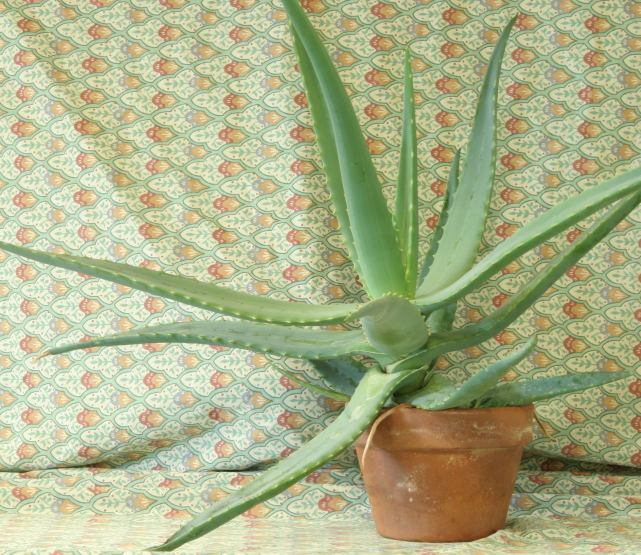
//> input picture data/aloeL.jpg, 1282 x 1110 px (shown at 1/2 size)
$ ./main   (built with g++ and OpenCV 4)
//> lines starting //> are read from the running program, lines starting //| are printed output that depends on the picture
/*
Author: domi-lab

Function:
- Create black image
- Draw basic shapes and text
- Display image on screen
*/

#include <opencv2/opencv.hpp>
#include <iostream>

using namespace cv;
using namespace std;

int main(int argc, char **argv)
{
    Scalar green = cv::Scalar(23, 187, 76);
    Scalar red = cv::Scalar(0, 0, 230);
    Scalar amber = cv::Scalar(0, 120, 255);
    Scalar black = cv::Scalar(0, 0, 0);

    cv::Mat image = cv::imread("../../data/aloeL.jpg");
//> image is the input picture: 1110 rows x 1282 cols, CV_8UC3; mean B, G, R 136.6, 177.2, 171.2
    resize(image, image, Size(1280, 720));
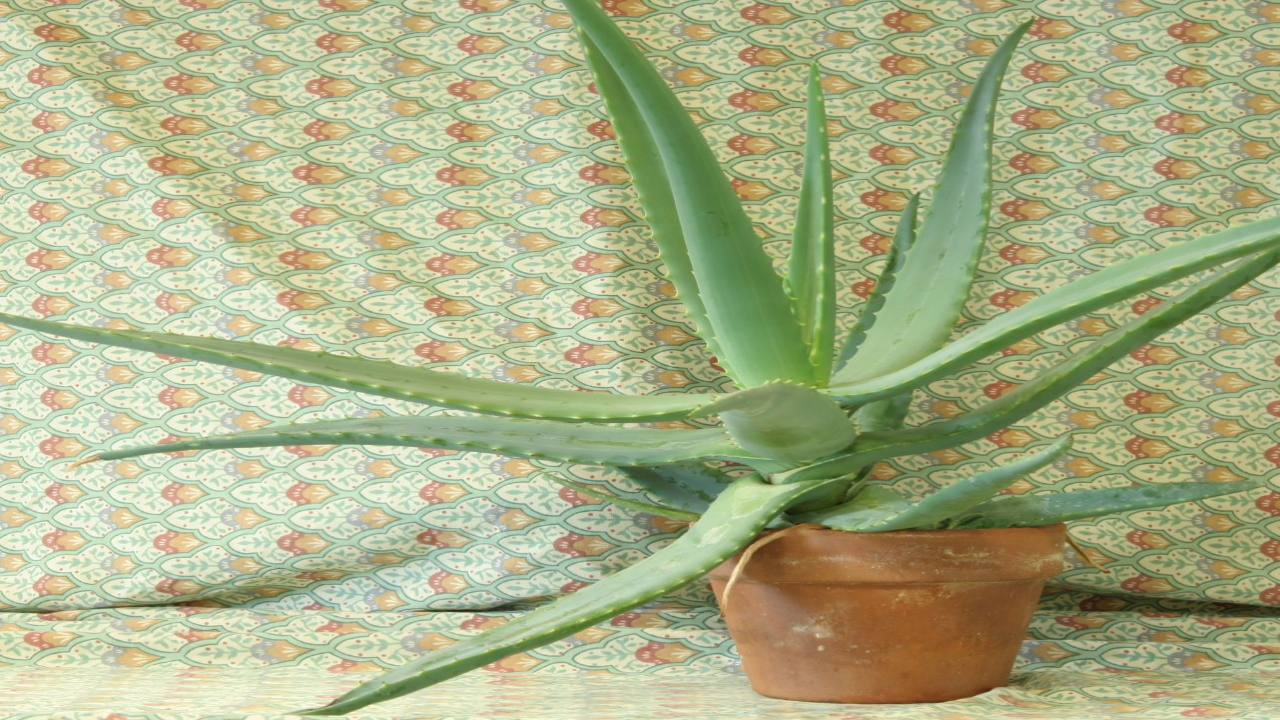
//> image: 720 rows x 1280 cols, CV_8UC3; mean B, G, R 136.5, 177.1, 171.1

    if (image.empty()) // Check for failure
    {
        cout << "Could not create image" << endl;
        cin.get(); //wait for any key press
        return -1;
    }

    Mat overlay = image.clone();

    // draw red line connecting two points: (100;100) and (200;100), thickness is 3
    cv::line(overlay, cv::Point(100, 100), cv::Point(200, 100), red, 3);
    cv::line(overlay, cv::Point(100, 250), cv::Point(200, 250), amber, 3);
    cv::line(overlay, cv::Point(100, 400), cv::Point(200, 400), green, 3);

    // draw red circle, which has center at Point(300;100) and radius is 50, thickness is 3
    cv::circle(overlay, cv::Point(300, 100), 50, red, 3);
    cv::circle(overlay, cv::Point(300, 250), 50, amber, 3);
    cv::circle(overlay, cv::Point(300, 400), 50, green, 3);

    // draw red circle, which has center at Point(450;100) and radius is 50, thickness is -1
    cv::circle(overlay, cv::Point(450, 100), 50, red, -1);
    cv::circle(overlay, cv::Point(450, 250), 50, amber, -1);
    cv::circle(overlay, cv::Point(450, 400), 50, green, -1);

    // draw red rectangular, which starts at Point(550,50) and dimension 200 x 100px
    cv::rectangle(overlay, cv::Rect(550, 50, 200, 100), red, 3);
    cv::rectangle(overlay, cv::Rect(550, 200, 200, 100), amber, 3);
    cv::rectangle(overlay, cv::Rect(550, 350, 200, 100), green, 3);

    // draw red rectangular, which starts at Point(800,50) and dimension 200 x 100px, thickness is -1
    cv::rectangle(overlay, cv::Rect(800, 50, 200, 100), red, -1);
    cv::rectangle(overlay, cv::Rect(800, 200, 200, 100), amber, -1);
    cv::rectangle(overlay, cv::Rect(800, 350, 200, 100), green, -1);

    double angle = 90;
    double startAngle = 90;
    double endAngle = 270;

    // draw elip, which has center at Point(1100;100), small axis is 50 and large axis is 80, thickness is 3
    cv::ellipse(overlay, cv::Point(1100, 100), cv::Size(25, 40), angle, startAngle, endAngle, red, 3);
    cv::ellipse(overlay, cv::Point(1100, 250), cv::Size(25, 40), angle, startAngle, endAngle, amber, 3);
    cv::ellipse(overlay, cv::Point(1100, 400), cv::Size(25, 40), angle, startAngle, endAngle, green, 3);

    // draw elip, which has center at Point(1100;100), small axis is 50 and large axis is 80, thickness is -1
    cv::ellipse(overlay, cv::Point(1200, 100), cv::Size(25, 40), angle, startAngle, endAngle, red, -1);
    cv::ellipse(overlay, cv::Point(1200, 250), cv::Size(25, 40), angle, startAngle, endAngle, amber, -1);
    cv::ellipse(overlay, cv::Point(1200, 400), cv::Size(25, 40), angle, startAngle, endAngle, green, -1);

    // draw text on image
    cv::putText(overlay, "FONT_HERSHEY_PLAIN", cv::Point(50, 500), cv::FONT_HERSHEY_PLAIN, 1, red, 2);
    cv::putText(overlay, "FONT_HERSHEY_PLAIN", cv::Point(50, 550), cv::FONT_HERSHEY_PLAIN, 1, amber, 2);
    cv::putText(overlay, "FONT_HERSHEY_PLAIN", cv::Point(50, 600), cv::FONT_HERSHEY_PLAIN, 1, green, 2);

    cv::putText(overlay, "FONT_HERSHEY_SIMPLEX", cv::Point(250, 500), cv::FONT_HERSHEY_SIMPLEX, 1, red, 2);
    cv::putText(overlay, "FONT_HERSHEY_SIMPLEX", cv::Point(250, 550), cv::FONT_HERSHEY_SIMPLEX, 1, amber, 2);
    cv::putText(overlay, "FONT_HERSHEY_SIMPLEX", cv::Point(250, 600), cv::FONT_HERSHEY_SIMPLEX, 1, green, 2);

    cv::putText(overlay, "FONT_ITALIC", cv::Point(700, 500), cv::FONT_ITALIC, 1, red, 2);
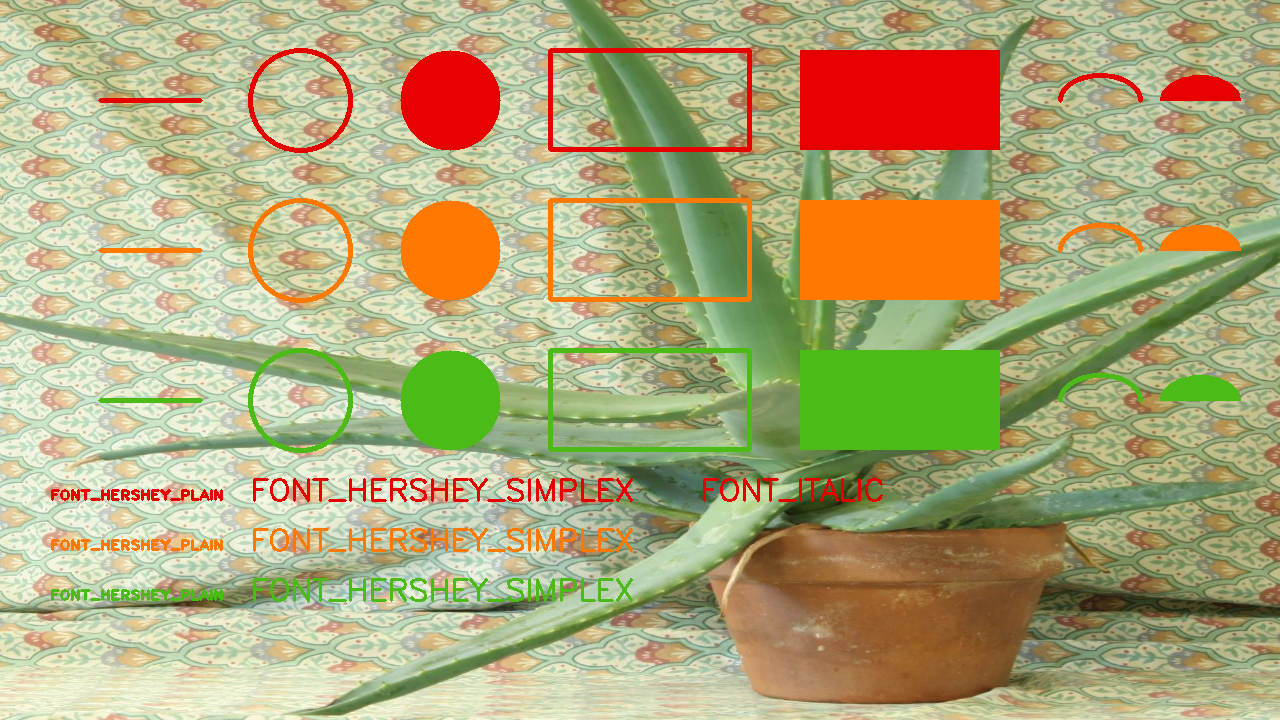
//> overlay: 720 rows x 1280 cols, CV_8UC3; mean B, G, R 121, 167.9, 174.7
    cv::putText(overlay, "FONT_ITALIC", cv::Point(700, 550), cv::FONT_ITALIC, 1, amber, 2);
    cv::putText(overlay, "FONT_ITALIC", cv::Point(700, 600), cv::FONT_ITALIC, 1, green, 2);

    float opacity = 0.59;
    addWeighted(overlay, opacity, image, 1 - opacity, 0, image);

    bool isSuccess = imwrite("../out_draw_transparent_shapes_text.png", image); //write the image to a file as JPEG
    //bool isSuccess = imwrite("D:/MyImage.png", image); //write the image to a file as PNG
    if (isSuccess == false)
    {
        cout << "Failed to save the image" << endl;
        cin.get(); //wait for a key press
        return -1;
    }

    String windowName = "draw transparent shape & text"; //Name of the window

    namedWindow(windowName); // Create a window

    imshow(windowName, image); // Show our image inside the created window.

    waitKey(0); // Wait for any keystroke in the window

    destroyWindow(windowName); //destroy the created window

    return 0;
}
